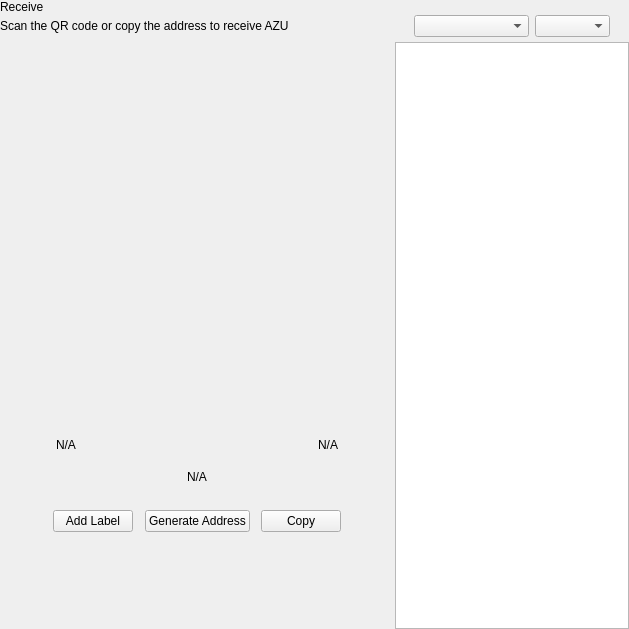
<?xml version="1.0" encoding="UTF-8"?>
<ui version="4.0">
 <class>ReceiveWidget</class>
 <widget class="QWidget" name="ReceiveWidget">
  <property name="geometry">
   <rect>
    <x>0</x>
    <y>0</y>
    <width>629</width>
    <height>629</height>
   </rect>
  </property>
  <property name="minimumSize">
   <size>
    <width>0</width>
    <height>0</height>
   </size>
  </property>
  <property name="windowTitle">
   <string>Form</string>
  </property>
  <layout class="QHBoxLayout" name="horizontalLayout_2" stretch="2,1">
   <property name="spacing">
    <number>0</number>
   </property>
   <property name="leftMargin">
    <number>0</number>
   </property>
   <property name="topMargin">
    <number>0</number>
   </property>
   <property name="rightMargin">
    <number>0</number>
   </property>
   <property name="bottomMargin">
    <number>0</number>
   </property>
   <item>
    <widget class="QWidget" name="left" native="true">
     <layout class="QVBoxLayout" name="verticalLayout_3">
      <property name="leftMargin">
       <number>0</number>
      </property>
      <property name="topMargin">
       <number>0</number>
      </property>
      <property name="rightMargin">
       <number>0</number>
      </property>
      <property name="bottomMargin">
       <number>0</number>
      </property>
      <item>
       <layout class="QVBoxLayout" name="verticalLayout_2">
        <property name="spacing">
         <number>0</number>
        </property>
        <property name="leftMargin">
         <number>0</number>
        </property>
        <item>
         <layout class="QHBoxLayout" name="horizontalLayout_3">
          <property name="spacing">
           <number>0</number>
          </property>
          <item>
           <layout class="QVBoxLayout" name="verticalLayout_4">
            <property name="spacing">
             <number>5</number>
            </property>
            <item>
             <widget class="QLabel" name="labelTitle">
              <property name="text">
               <string>Receive</string>
              </property>
             </widget>
            </item>
            <item alignment="Qt::AlignTop">
             <widget class="QLabel" name="labelSubtitle1">
              <property name="text">
               <string>Scan the QR code or copy the address to receive AZU</string>
              </property>
             </widget>
            </item>
           </layout>
          </item>
          <item>
           <spacer name="horizontalSpacer">
            <property name="orientation">
             <enum>Qt::Horizontal</enum>
            </property>
            <property name="sizeHint" stdset="0">
             <size>
              <width>40</width>
              <height>20</height>
             </size>
            </property>
           </spacer>
          </item>
         </layout>
        </item>
        <item>
         <spacer name="verticalSpacer_2">
          <property name="orientation">
           <enum>Qt::Vertical</enum>
          </property>
          <property name="sizeType">
           <enum>QSizePolicy::Expanding</enum>
          </property>
          <property name="sizeHint" stdset="0">
           <size>
            <width>20</width>
            <height>50</height>
           </size>
          </property>
         </spacer>
        </item>
        <item alignment="Qt::AlignHCenter">
         <widget class="QWidget" name="layoutQR" native="true">
          <property name="maximumSize">
           <size>
            <width>510</width>
            <height>16777215</height>
           </size>
          </property>
          <layout class="QVBoxLayout" name="verticalLayoutQr">
           <item>
            <spacer name="verticalSpacer11">
             <property name="orientation">
              <enum>Qt::Vertical</enum>
             </property>
             <property name="sizeType">
              <enum>QSizePolicy::Fixed</enum>
             </property>
             <property name="sizeHint" stdset="0">
              <size>
               <width>20</width>
               <height>20</height>
              </size>
             </property>
            </spacer>
           </item>
           <item alignment="Qt::AlignHCenter">
            <widget class="QLabel" name="labelQrImg">
             <property name="minimumSize">
              <size>
               <width>260</width>
               <height>260</height>
              </size>
             </property>
             <property name="maximumSize">
              <size>
               <width>260</width>
               <height>260</height>
              </size>
             </property>
             <property name="text">
              <string/>
             </property>
             <property name="alignment">
              <set>Qt::AlignCenter</set>
             </property>
            </widget>
           </item>
           <item>
            <spacer name="verticalSpacer_21">
             <property name="orientation">
              <enum>Qt::Vertical</enum>
             </property>
             <property name="sizeType">
              <enum>QSizePolicy::Fixed</enum>
             </property>
             <property name="sizeHint" stdset="0">
              <size>
               <width>20</width>
               <height>30</height>
              </size>
             </property>
            </spacer>
           </item>
           <item>
            <widget class="QWidget" name="widget" native="true">
             <property name="minimumSize">
              <size>
               <width>0</width>
               <height>0</height>
              </size>
             </property>
             <layout class="QHBoxLayout" name="horizontalLayout_5">
              <item>
               <widget class="QLabel" name="labelLabel">
                <property name="text">
                 <string notr="true">N/A</string>
                </property>
               </widget>
              </item>
              <item>
               <spacer name="horizontalSpacer_2">
                <property name="orientation">
                 <enum>Qt::Horizontal</enum>
                </property>
                <property name="sizeHint" stdset="0">
                 <size>
                  <width>141</width>
                  <height>20</height>
                 </size>
                </property>
               </spacer>
              </item>
              <item>
               <widget class="QLabel" name="labelDate">
                <property name="text">
                 <string notr="true">N/A</string>
                </property>
                <property name="alignment">
                 <set>Qt::AlignRight|Qt::AlignTrailing|Qt::AlignVCenter</set>
                </property>
               </widget>
              </item>
             </layout>
            </widget>
           </item>
           <item>
            <widget class="QLabel" name="labelAddress">
             <property name="sizePolicy">
              <sizepolicy hsizetype="Expanding" vsizetype="Preferred">
               <horstretch>0</horstretch>
               <verstretch>0</verstretch>
              </sizepolicy>
             </property>
             <property name="minimumSize">
              <size>
               <width>300</width>
               <height>0</height>
              </size>
             </property>
             <property name="text">
              <string notr="true">N/A</string>
             </property>
             <property name="alignment">
              <set>Qt::AlignCenter</set>
             </property>
            </widget>
           </item>
           <item>
            <spacer name="verticalSpacer_4">
             <property name="orientation">
              <enum>Qt::Vertical</enum>
             </property>
             <property name="sizeType">
              <enum>QSizePolicy::Fixed</enum>
             </property>
             <property name="sizeHint" stdset="0">
              <size>
               <width>20</width>
               <height>20</height>
              </size>
             </property>
            </spacer>
           </item>
           <item>
            <layout class="QHBoxLayout" name="horizontalLayout_4">
             <item alignment="Qt::AlignHCenter">
              <widget class="QPushButton" name="pushButtonLabel">
               <property name="focusPolicy">
                <enum>Qt::NoFocus</enum>
               </property>
               <property name="text">
                <string>Add Label</string>
               </property>
              </widget>
             </item>
             <item alignment="Qt::AlignHCenter">
              <widget class="QPushButton" name="pushButtonNewAddress">
               <property name="focusPolicy">
                <enum>Qt::NoFocus</enum>
               </property>
               <property name="text">
                <string>Generate Address</string>
               </property>
              </widget>
             </item>
             <item alignment="Qt::AlignHCenter">
              <widget class="QPushButton" name="pushButtonCopy">
               <property name="focusPolicy">
                <enum>Qt::NoFocus</enum>
               </property>
               <property name="text">
                <string>Copy</string>
               </property>
              </widget>
             </item>
            </layout>
           </item>
           <item>
            <spacer name="verticalSpacer_3">
             <property name="orientation">
              <enum>Qt::Vertical</enum>
             </property>
             <property name="sizeType">
              <enum>QSizePolicy::Expanding</enum>
             </property>
             <property name="sizeHint" stdset="0">
              <size>
               <width>20</width>
               <height>20</height>
              </size>
             </property>
            </spacer>
           </item>
          </layout>
         </widget>
        </item>
        <item>
         <spacer name="verticalSpacer">
          <property name="orientation">
           <enum>Qt::Vertical</enum>
          </property>
          <property name="sizeHint" stdset="0">
           <size>
            <width>20</width>
            <height>40</height>
           </size>
          </property>
         </spacer>
        </item>
       </layout>
      </item>
     </layout>
    </widget>
   </item>
   <item>
    <widget class="QWidget" name="right" native="true">
     <layout class="QVBoxLayout" name="verticalLayout_5">
      <property name="spacing">
       <number>0</number>
      </property>
      <property name="leftMargin">
       <number>1</number>
      </property>
      <property name="topMargin">
       <number>0</number>
      </property>
      <property name="rightMargin">
       <number>0</number>
      </property>
      <property name="bottomMargin">
       <number>0</number>
      </property>
      <item>
       <layout class="QVBoxLayout" name="container_right">
        <property name="spacing">
         <number>0</number>
        </property>
        <property name="leftMargin">
         <number>0</number>
        </property>
        <property name="rightMargin">
         <number>0</number>
        </property>
        <item>
         <layout class="QVBoxLayout" name="verticalLayout">
          <property name="spacing">
           <number>6</number>
          </property>
          <property name="leftMargin">
           <number>19</number>
          </property>
          <property name="rightMargin">
           <number>19</number>
          </property>
          <item>
           <widget class="OptionButton" name="btnRequest" native="true"/>
          </item>
          <item>
           <widget class="OptionButton" name="btnMyAddresses" native="true">
            <property name="sizePolicy">
             <sizepolicy hsizetype="Preferred" vsizetype="Minimum">
              <horstretch>0</horstretch>
              <verstretch>0</verstretch>
             </sizepolicy>
            </property>
           </widget>
          </item>
         </layout>
        </item>
        <item>
         <widget class="QWidget" name="sortWidget" native="true">
          <layout class="QHBoxLayout" name="horizontalLayout_6">
           <property name="leftMargin">
            <number>19</number>
           </property>
           <property name="rightMargin">
            <number>19</number>
           </property>
           <property name="bottomMargin">
            <number>5</number>
           </property>
           <item>
            <spacer name="horizontalSpacer_3">
             <property name="orientation">
              <enum>Qt::Horizontal</enum>
             </property>
             <property name="sizeHint" stdset="0">
              <size>
               <width>40</width>
               <height>20</height>
              </size>
             </property>
            </spacer>
           </item>
           <item>
            <widget class="QComboBox" name="comboBoxSort">
             <property name="sizePolicy">
              <sizepolicy hsizetype="Preferred" vsizetype="Fixed">
               <horstretch>0</horstretch>
               <verstretch>0</verstretch>
              </sizepolicy>
             </property>
             <property name="minimumSize">
              <size>
               <width>115</width>
               <height>0</height>
              </size>
             </property>
            </widget>
           </item>
           <item>
            <widget class="QComboBox" name="comboBoxSortOrder">
             <property name="sizePolicy">
              <sizepolicy hsizetype="Preferred" vsizetype="Fixed">
               <horstretch>0</horstretch>
               <verstretch>0</verstretch>
              </sizepolicy>
             </property>
             <property name="minimumSize">
              <size>
               <width>75</width>
               <height>0</height>
              </size>
             </property>
            </widget>
           </item>
          </layout>
         </widget>
        </item>
        <item>
         <widget class="QListView" name="listViewAddress"/>
        </item>
       </layout>
      </item>
     </layout>
    </widget>
   </item>
  </layout>
 </widget>
 <customwidgets>
  <customwidget>
   <class>OptionButton</class>
   <extends>QWidget</extends>
   <header>qt/azus/optionbutton.h</header>
   <container>1</container>
  </customwidget>
 </customwidgets>
 <resources/>
 <connections/>
</ui>
